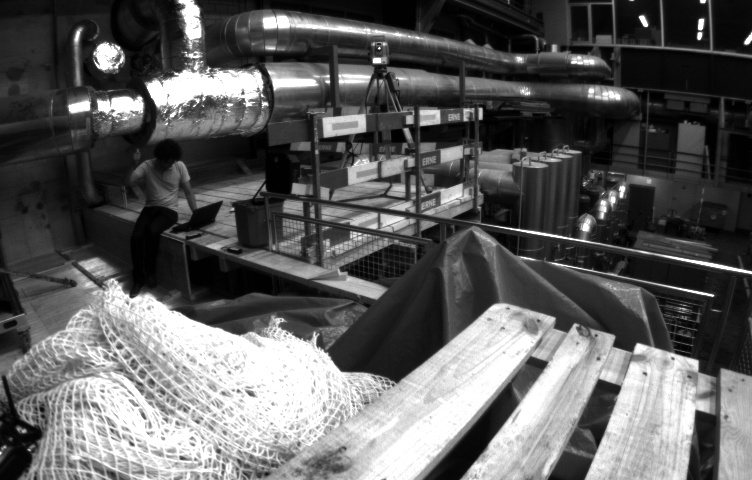
//> input picture test_scripts/left.jpg, 752 x 480 px
$ ./stereo_test_angela   (built with g++ and OpenCV 4)
//> lines starting //> are read from the running program, lines starting //| are printed output that depends on the picture
#include <opencv2/core/core.hpp>
#include <opencv2/highgui/highgui.hpp>
#include <opencv2/imgproc/imgproc.hpp>
#include <opencv2/features2d.hpp>
#include <opencv2/xfeatures2d.hpp>
#include <opencv2/xfeatures2d/nonfree.hpp>
#include <opencv2/calib3d.hpp>
#include <iostream>

#include<string>

using namespace cv;
using namespace std;

void track_features(Mat img0, Mat img1) {

    //Account for distortion in intrinsics
    float fx = 4.6115862106007575e+02, fy = 4.5975286598073296e+02, cx = 3.6265929181685937e+02, cy = 2.4852105668448124e+02;
    Mat intrinsic_cam0 = (Mat1d(3, 3) << fx, 0, cx, 0, fy, cy, 0, 0, 1);
    float k1 = -2.9545645106987750e-01, k2 = 8.6623215640186171e-02, p1 = 2.0132892276082517e-06, p2 = 1.3924531371276508e-05;
    Mat distortion_coefficients_cam0 = (Mat1d(1, 4) << k1, k2, p1, p2);
    // Mat img_size_cam0 = (Mat1d(1, 2) << 752, 480);
    double alpha = 1;
    Mat new_intrinsic_cam0 = getOptimalNewCameraMatrix(intrinsic_cam0,distortion_coefficients_cam0,{752,480},alpha);
    Mat new_intrinsic_cam1 = new_intrinsic_cam0;

    //get transform from camera0 to camera 1
    cv::Mat body2cam0 = (cv::Mat1d(4,4) << 0.0148655429818, -0.999880929698, 0.00414029679422, -0.0216401454975, 0.999557249008, 0.0149672133247, 0.025715529948,  -0.064676986768, -0.0257744366974, 0.00375618835797, 0.999660727178, 0.00981073058949, 0, 0, 0, 1);
    cv::Mat body2cam1 = (cv::Mat1d(4,4) << 0.0125552670891, -0.999755099723, 0.0182237714554, -0.0198435579556, 0.999598781151, 0.0130119051815, 0.0251588363115, 0.0453689425024, -0.0253898008918, 0.0179005838253, 0.999517347078, 0.00786212447038, 0, 0, 0, 1);
    cv::Mat cam1_to_cam0_temp = body2cam1.inv() * body2cam0;
    cv::Mat cam1_to_cam0 = cam1_to_cam0_temp.rowRange(0,3);
    cv::Mat cam0_to_cam0 = (cv::Mat1d(3,4) <<   1.0, 0.0, 0.0, 0.0,
                                                0.0, 1.0, 0.0, 0,0,
                                                0.0, 0.0, 1.0, 0.0 );
        // cv::Matx44f cam0_to_cam0(   1.0, 0.0, 0.0, 0.0,
        //                         0.0, 1.0, 0.0, 0,0,
        //                         0.0, 0.0, 1.0, 0.0 );

    // Creating final projection matrixes for both cameras
    cv::Mat cam0_proj = new_intrinsic_cam0 * cam0_to_cam0;
    cv::Mat cam1_proj = new_intrinsic_cam1 * cam1_to_cam0;

    //image 0
    vector<Point2f> img0_features;
    vector<KeyPoint> img0_kps;
    int max_corners = 150;
    double quality = 0.01, min_distance = 30;
    goodFeaturesToTrack(img0,img0_features,max_corners,quality,min_distance);
    for (int i=0; i<img0_features.size();i++) {
        Point2f pt_to_push0 = img0_features[i];
        KeyPoint img0_kp;
        img0_kp.pt = pt_to_push0;
        img0_kps.push_back(img0_kp);
        // cout<<"x:"<<img0_features[i].x<<", y:"<<img0_features[i].y<<endl;
        // cout<<"x:"<<kp.pt.x<<", y:"<<kp.pt.y<<endl;
    }

    //image 1
    vector<Point2f> img1_features;
    vector<KeyPoint> img1_kps;
    goodFeaturesToTrack(img1,img1_features,max_corners,quality,min_distance);
    for (int i=0; i<img1_features.size();i++) {
        Point2f pt_to_push1 = img1_features[i];
        KeyPoint img1_kp;
        img1_kp.pt = pt_to_push1;
        img1_kps.push_back(img1_kp);
        // cout<<"x:"<<img0_features[i].x<<", y:"<<img0_features[i].y<<endl;
        // cout<<"x:"<<kp.pt.x<<", y:"<<kp.pt.y<<endl;
    }

    //run BRIEF descriptor on Image 0
    cv::Mat img0_desc;
    Ptr<cv::xfeatures2d::BriefDescriptorExtractor> brief_img0 =  cv::xfeatures2d::BriefDescriptorExtractor::create(64); //i don't know what 64 means - it was in the example
    brief_img0->compute(img0, img0_kps, img0_desc); //feature_points_depth.points might need to be of type vector<KeyPoint>

    //run BRIEF descriptor on Image 1
    cv::Mat img1_desc;
    Ptr<cv::xfeatures2d::BriefDescriptorExtractor> brief_img1 =  cv::xfeatures2d::BriefDescriptorExtractor::create(64); //i don't know what 64 means - it was in the example
    brief_img1->compute(img1, img1_kps, img1_desc); //feature_points_depth.points might need to be of type vector<KeyPoint>

    // match the points
    // vector<DMatch> matches;
    // Ptr<BFMatcher> desc_matcher = cv::BFMatcher::create(cv::NORM_L2, true); //choose NORM_L1, NORM_L2, NORM_HAMMING, NORM_HAMMING2.
    // desc_matcher->match(img0_desc, img1_desc, matches, Mat());

    if(img0_desc.type()!=CV_32F) {
        img0_desc.convertTo(img0_desc, CV_32F);
    }

    if(img1_desc.type()!=CV_32F) {
        img1_desc.convertTo(img1_desc, CV_32F);
    }

    Ptr<DescriptorMatcher> flann_matcher = DescriptorMatcher::create(DescriptorMatcher::FLANNBASED);
    std::vector< std::vector<DMatch> > flann_matches;
    flann_matcher->knnMatch(img0_desc, img1_desc, flann_matches, 2 );

    //-- Filter matches using the Lowe's ratio test
    const float ratio_thresh = 0.7f;
    std::vector<DMatch> good_matches;
    for (size_t i = 0; i < flann_matches.size(); i++)
    {
        if (flann_matches[i][0].distance < ratio_thresh * flann_matches[i][1].distance)
        {
            good_matches.push_back(flann_matches[i][0]);
        }
    }

    //triangulation
    vector<cv::Point2d> triangulation_points0, triangulation_points1;

    for (size_t j = 0; j<good_matches.size(); j++)
    {
        triangulation_points0.push_back(img0_kps[good_matches[j].queryIdx].pt);
        triangulation_points1.push_back(img1_kps[good_matches[j].trainIdx].pt);
        // [10 lines of commented-out code are left out]
    }

    // TODO Replace N by number of points
    cv::Mat pnts3D;// Output Matrix

    // // Create input points matrix
    // cv::Mat cam0pnts(1,N,CV_64FC2);
    // cv::Mat cam1pnts(1,N,CV_64FC2);
    // Populating pnts3D
    cv::triangulatePoints(cam0_proj,cam1_proj,triangulation_points0,triangulation_points1,pnts3D);


    //-- Draw matches
    Mat img_matches;
    drawMatches(img0, img0_kps, img1, img1_kps, good_matches, img_matches, Scalar::all(-1),
                 Scalar::all(-1), std::vector<char>(), DrawMatchesFlags::NOT_DRAW_SINGLE_POINTS );
    //-- Show detected matches
    imshow("Good Matches", img_matches );
    waitKey();
}

int main()
{
    string img0_file_name = "left.jpg", img1_file_name = "right.jpg";
    Mat img0, img1;
    img0 = imread(img0_file_name, CV_LOAD_IMAGE_COLOR);   // Read the file
//> img0 is the input picture: 480 rows x 752 cols, CV_8UC3; min 0, max 255, mean 94.4
    img1 = imread(img1_file_name, CV_LOAD_IMAGE_COLOR);   // Read the file
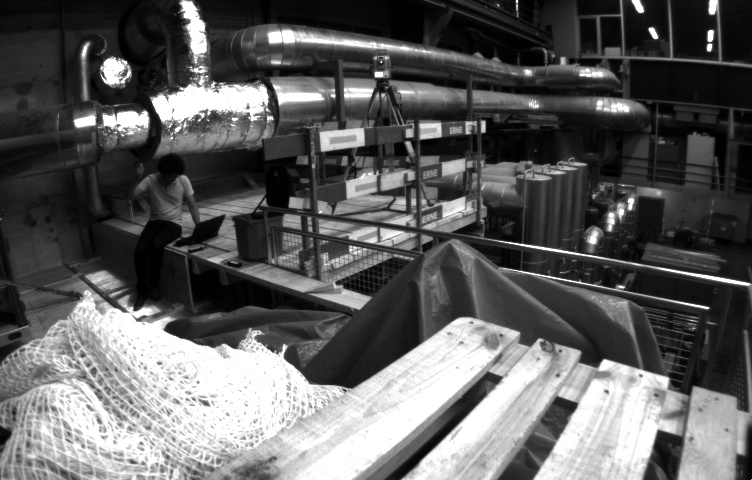
//> input picture test_scripts/right.jpg, 752 x 480 px
//> img1 is the input picture: 480 rows x 752 cols, CV_8UC3; min 0, max 255, mean 94.4

    Mat img0_gray, img1_gray;
    cvtColor(img0, img0_gray, CV_BGR2GRAY );
    cvtColor(img1, img1_gray, CV_BGR2GRAY );

    track_features(img0_gray,img1_gray);
//> in track_features, `goodFeaturesToTrack(img0,img0_features,max_corners,quality,min_distanc..`: img0_features = 150 Points (x, y), first 12: [379, 48], [713, 295], [197, 102], [745, 43], [639, 16], [698, 39], [328, 82], [227, 104], [209, 68], [133, 445], [571, 62], [167, 123]
//> the loop in track_features, `for (int i=0; i<img0_features.size();i++)` made 150 passes
//> after the loop in track_features, `for (int i=0; i<img0_features.size();i++)`: img0_kps = 150 keypoints; strongest (x, y, size): (379, 48, 0), (713, 295, 0), (197, 102, 0), (745, 43, 0)
//> in track_features, `goodFeaturesToTrack(img1,img1_features,max_corners,quality,min_distanc..`: img1_features = 150 Points (x, y), first 12: [381, 62], [708, 308], [215, 83], [624, 287], [649, 28], [232, 118], [284, 345], [711, 44], [113, 114], [126, 61], [134, 310], [319, 212]
//> the loop in track_features, `for (int i=0; i<img1_features.size();i++)` made 150 passes
//> after the loop in track_features, `for (int i=0; i<img1_features.size();i++)`: img1_kps = 150 keypoints; strongest (x, y, size): (381, 62, 0), (708, 308, 0), (215, 83, 0), (624, 287, 0)
//> in track_features, `brief_img0->compute(img0, img0_kps, img0_desc);`: img0_kps = 128 keypoints; strongest (x, y, size): (379, 48, 0), (713, 295, 0), (197, 102, 0), (698, 39, 0)
//> in track_features, `brief_img1->compute(img1, img1_kps, img1_desc);`: img1_kps = 130 keypoints; strongest (x, y, size): (381, 62, 0), (708, 308, 0), (215, 83, 0), (624, 287, 0)
//> in track_features, `flann_matcher->knnMatch(img0_desc, img1_desc, flann_matches, 2 );`: flann_matches = 128 matches
//> the loop in track_features, `for (size_t i = 0; i < flann_matches.size(); i++)` made 128 passes
//> the loop in track_features, `for (size_t j = 0; j<good_matches.size(); j++)` made 42 passes
//> in track_features, `drawMatches(img0, img0_kps, img1, img1_kps, good_matches, img_matches,..`:
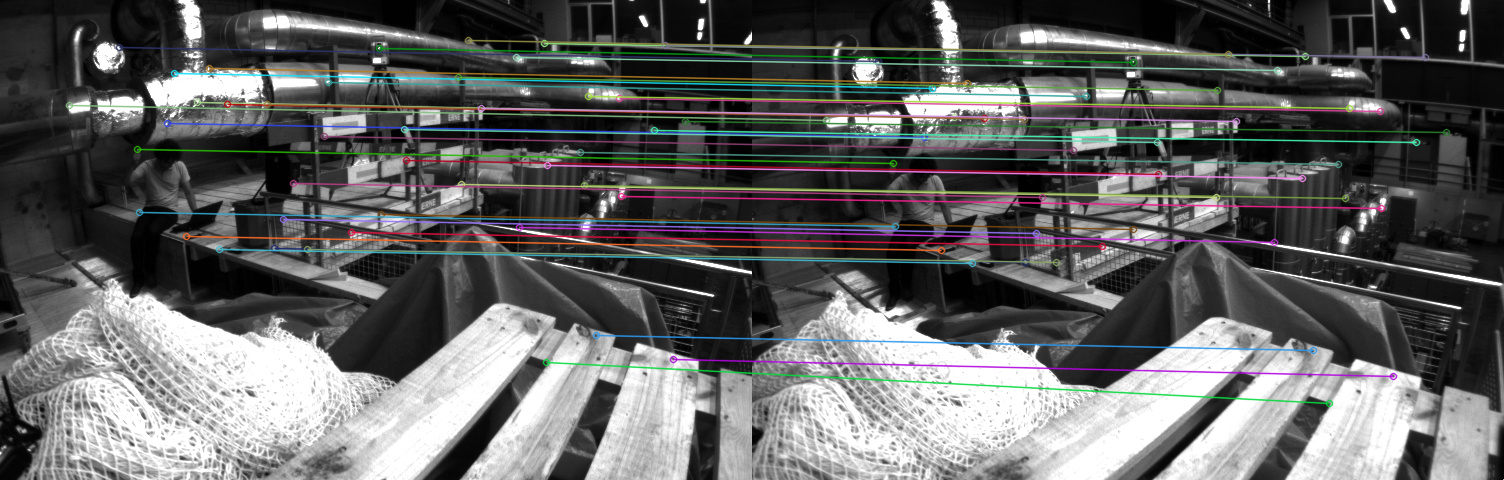
//> img_matches: 480 rows x 1504 cols, CV_8UC3; mean B, G, R 97.8, 98, 97.6

    // namedWindow( "Display window", WINDOW_AUTOSIZE );// Create a window for display.
    // imshow( "Display window", img1);                   // Show our image inside it.

    // waitKey(0);                                          // Wait for a keystroke in the window
    return 0;
}
